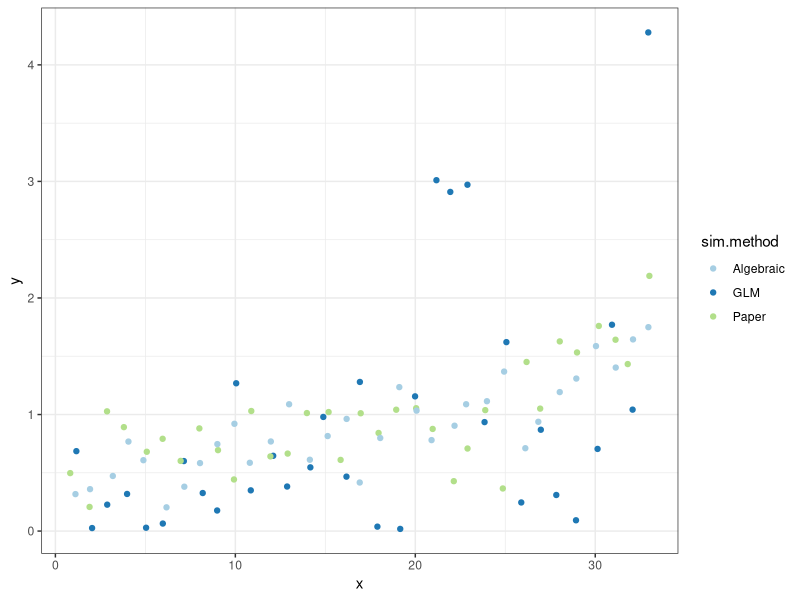
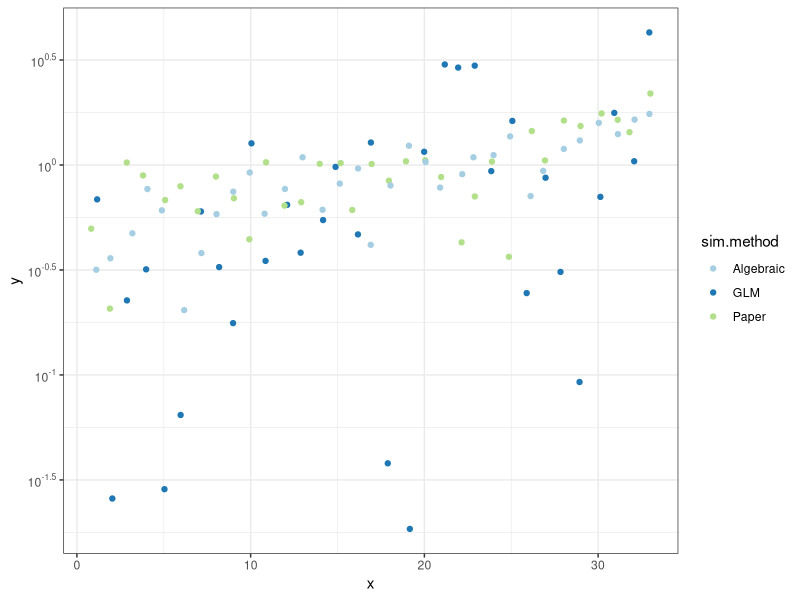
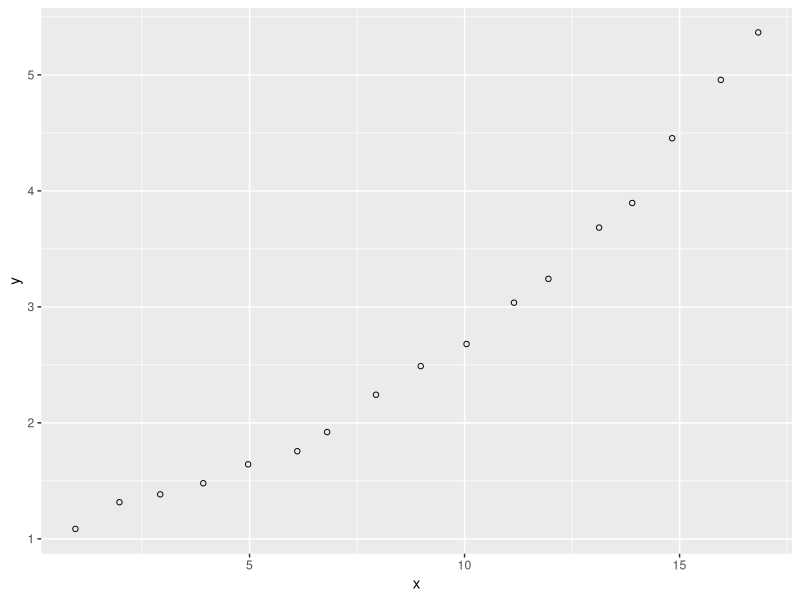

The R source for these figures, in order:
library(tidyverse)

# ---------------------------------------------------------------------------
# SIMULATE EXPONENTIAL ------------------------------------------------------
# ---------------------------------------------------------------------------

# Based on GLM method

sim.exponential.glm <- function(N, beta = c(1, 1)){
  exp.data   <- data.frame(x = jitter(seq(1,N)), y = NA, sim.method = "GLM")
  exp.data$y <- rexp(N, rate = 1/exp(beta[1]+beta[2]*exp.data$x))
  return(exp.data)
}

# Based on algebraic method

sim.exponential.alg <- function(N, beta = c(1, 1), variability){
  exp.data   <- data.frame(x = jitter(seq(1,N)), y = NA, sim.method = "Algebraic")
  exp.data$y <- exp(beta[1]+beta[2]*exp.data$x) + rnorm(N, 0, 1)*variability
  return(exp.data)
}

# From Perception of Linear and Nonlinear Trends

# n = 9, 17, 33
# variability = 0, 0.22, 0.44, 0.66
sim.exponential.trial <- function(N, variability){
  
  exp.data <- data.frame(x = jitter(seq(1,N)), y = NA, sim.method = "Paper")
  exp.data$y <- 1.75 - 0.75*(log(37.5 - (exp.data$x + 4))/log(10)) + rnorm(N, 0, 1)*variability
  
  mod <- glm(y ~ x, data = exp.data[(exp.data$y > 0),], family = Gamma(link="log"))
  
  return(list(exp.data = exp.data, mod.summary = summary(mod, dispersion = 1)))
}


# ---------------------------------------------------------------------------
# COMPARE METHODS -----------------------------------------------------------
# ---------------------------------------------------------------------------
n = 33
variabilityVal = 0.22

exp.data.trial <- sim.exponential.trial(N = n, variability = variabilityVal)
exp.data.trial$mod.summary #be careful, set >0 restriction
exp.data.glm <- sim.exponential.glm(N = n, beta = c(-0.8, 0.037))
exp.data.alg <- sim.exponential.alg(N = n, beta = c(-0.8, 0.037), variability = variabilityVal)

data <- rbind(exp.data.glm, exp.data.trial$exp.data, exp.data.alg)
data

data %>%
  ggplot(aes(x = x, y = y, color = sim.method)) +
  geom_point() +
  scale_color_brewer(palette = "Paired") +
  theme_bw()

require(scales)

data %>%
  ggplot(aes(x = x, y = y, color = sim.method)) +
  geom_point() +
  scale_color_brewer(palette = "Paired") +
  scale_y_continuous(trans = "log10",
                     breaks = trans_breaks("log10", function(x) 10^x),
                     labels = trans_format("log10", math_format(10^.x))) +
  theme_bw()

# ---------------------------------------------------------------------------
# EVALUATE FIT --------------------------------------------------------------
# ---------------------------------------------------------------------------

evaluateFit <- function(dataName, sigma.sq){
  
  N = nrow(dataName)
  
  # Fit linear model to log data?
  log.fit <- lm(log(y)~x, data = dataName)
  
  #LOF... not sure this is right.
  sigma.hat.sq <- summary(log.fit)$sigma^2
  lof <- (N - 1)*sigma.hat.sq/sigma.sq
  
  # Curvature (Based on Perception of Linear and Nonlinear Trends)
  dataName$group <- cut_interval(dataName$y, 3) %>% as.numeric() %>% as.factor()
  curvature <- with(dataName, mean(y[group %in% c(2)]) - mean(y[group %in% c(1,3)]))
  
  return(list(Rsq = summary(log.fit)$r.squared, 
              SS = sum(summary(log.fit)$residuals), 
              lof = lof,
              curvature = curvature))
}

evaluateFit(exp.data.glm, sigma.sq = variabilityVal^2) #LOF isn't right here..
evaluateFit(exp.data.trial$exp.data, sigma.sq = variabilityVal^2)
evaluateFit(exp.data.alg, sigma.sq = variabilityVal^2)

testEvalFit <- function(reps, sigma.sq, func, ...){
  
  curvature <- rep(NA, reps)
  lof <- rep(NA, reps)
  
  for(i in 1:reps){
    trialData <- func(...)
    curvature[i] <- evaluateFit(trialData, sigma.sq)$curvature
    lof[i] <- evaluateFit(trialData, sigma.sq)$lof
  }
  
  return(list(lof = summary(lof), curvature = summary(curvature)))
}

# ---------------------------------------------------------------
# INCLUDE ALPHA -------------------------------------------------
# ---------------------------------------------------------------

sim.exponential.alg2 <- function(N, alpha = 1, beta = 1, variability){
  exp.data   <- data.frame(x = jitter(seq(1,N)), y = NA, sim.method = "Algebraic")
  exp.data$y <- alpha*exp(beta*exp.data$x) + rnorm(N, 0, 1)*variabilityVal^2
  return(exp.data)
}

trialData <- sim.exponential.alg2(N = 17, alpha = 1, beta = 0.1, variability = 0.2)
trialData %>% ggplot(aes(x = x, y = y)) + geom_point(pch = 1)
evaluateFit(trialData, sigma.sq = variabilityVal^2)

testEvalFit(reps = 1000, sigma.sq = variabilityVal^2, func = sim.exponential.alg2, N = 17, alpha = 1, beta = 0.1, variability = 1)
